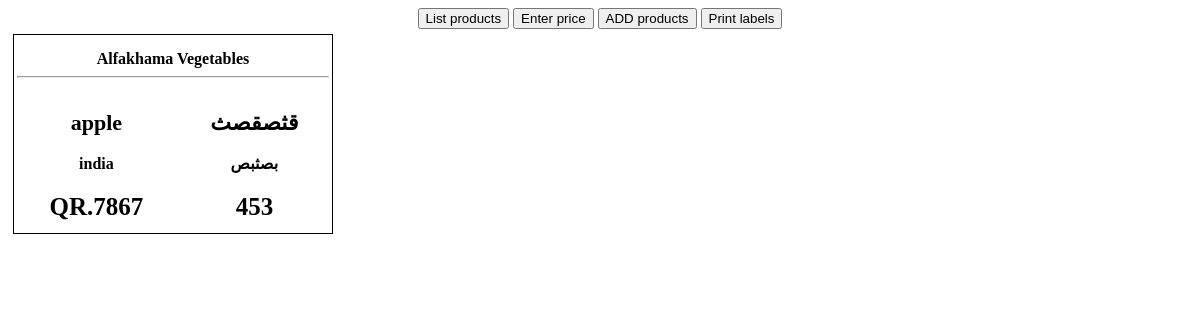
The page / on the database its author committed.
### tables this page shows
CREATE TABLE `a` (
  `id` int(11) NOT NULL,
  `e_name` varchar(11) NOT NULL,
  `a_name` varchar(11) NOT NULL,
  `e_price` varchar(1000) NOT NULL,
  `a_price` varchar(1000) NOT NULL,
  `e_country` varchar(11) NOT NULL,
  `a_country` varchar(11) NOT NULL
);

### index.php (the view, shortened to what this page needs)
<html>
    <head>
    </head>
    <body>
        <div class="header"><center> <a href="list.php"><button>List products</button></a>
            <a href="productlist.php"><button>Enter price</button></a>
            <a href="add.html"><button>ADD products</button></a>
    <button onclick=printDiv('page') >Print labels</button></center> </div>
            <div class="page" id="page">
             <?php include 'database.php'; ?>
    <?php
    mysqli_query($connect,"set names 'utf8'");
mysqli_query($connect,"set character_set 'utf8'");
    $sql="SELECT * FROM a WHERE a_price<>''";
    $result= mysqli_query($connect,$sql);
 while($row = mysqli_fetch_array($result)){
     echo '<div class="tag"><table style="width:100%">
     <tr>
     <th colspan="2"><center>Alfakhama Vegetables</center><hr></th></tr>
  <tr class="head">
    <th>'.$row['e_name'].'<br></th>
    <th>'.$row['a_name'].'</th>
  </tr>
             <tr>
    <th>'.$row['e_country'].'</th>
    <th>'.$row['a_country'].'</th>
  </tr>
             <tr class="price">
    <th><b>QR.'.$row['e_price'].'</b></th>
    <th><b>'.$row['a_price'].'</b></th>
  </tr>
</table>
</div>'  ;
 }
?>
    </div>
    </body>
</html>

### index.php (style rules this page uses)
div.page { width:750px; height: auto; }
div.tag { float: left; width: 320px; margin: 5px; height: 200px; }
tr.head { font-size: 22px; }
tr.price { font-size: 25px; }
table { border: 1px solid black; height: 200px; }

### rows shown on the page
a: e_name "apple", a_name "قثصقصث", e_country "india", a_country "بصثبص", e_price "7867", a_price "453"
